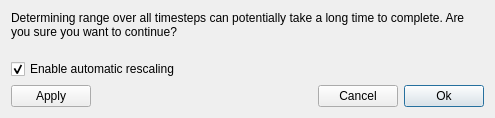
<?xml version="1.0" encoding="UTF-8"?>
<!-- SPDX-FileCopyrightText: Copyright (c) Kitware Inc. -->
<!-- SPDX-License-Identifier: BSD-3-Clause -->
<ui version="4.0">
 <class>RescaleScalarRangeToDataOverTimeDialog</class>
 <widget class="QDialog" name="RescaleScalarRangeToDataOverTimeDialog">
  <property name="geometry">
   <rect>
    <x>0</x>
    <y>0</y>
    <width>495</width>
    <height>118</height>
   </rect>
  </property>
  <property name="windowTitle">
   <string>Rescale range over time</string>
  </property>
  <layout class="QVBoxLayout" name="verticalLayout" stretch="1,0,0">
   <item>
    <widget class="QLabel" name="descriptionText">
     <property name="toolTip">
      <string/>
     </property>
     <property name="text">
      <string>&lt;html&gt;&lt;head/&gt;&lt;body&gt;&lt;p&gt;Determining range over all timesteps can potentially take a long time to complete. Are you sure you want to continue?&lt;/p&gt;&lt;/body&gt;&lt;/html&gt;</string>
     </property>
     <property name="alignment">
      <set>Qt::AlignLeading|Qt::AlignLeft|Qt::AlignTop</set>
     </property>
     <property name="wordWrap">
      <bool>true</bool>
     </property>
    </widget>
   </item>
   <item>
    <widget class="QCheckBox" name="AutomaticRescaling">
     <property name="toolTip">
      <string>If off lock the color map to avoid automatic rescaling</string>
     </property>
     <property name="text">
      <string>Enable automatic rescaling</string>
     </property>
     <property name="checked">
      <bool>true</bool>
     </property>
    </widget>
   </item>
   <item>
    <layout class="QHBoxLayout">
     <property name="spacing">
      <number>6</number>
     </property>
     <property name="leftMargin">
      <number>0</number>
     </property>
     <property name="topMargin">
      <number>0</number>
     </property>
     <property name="rightMargin">
      <number>0</number>
     </property>
     <property name="bottomMargin">
      <number>0</number>
     </property>
     <item>
      <widget class="QPushButton" name="ApplyButton">
       <property name="toolTip">
        <string>Apply rescale</string>
       </property>
       <property name="text">
        <string>Apply</string>
       </property>
      </widget>
     </item>
     <item>
      <spacer>
       <property name="orientation">
        <enum>Qt::Horizontal</enum>
       </property>
       <property name="sizeHint" stdset="0">
        <size>
         <width>0</width>
         <height>20</height>
        </size>
       </property>
      </spacer>
     </item>
     <item>
      <widget class="QPushButton" name="CancelButton">
       <property name="toolTip">
        <string>Close without rescaling</string>
       </property>
       <property name="text">
        <string>Cancel</string>
       </property>
      </widget>
     </item>
     <item>
      <widget class="QPushButton" name="RescaleButton">
       <property name="toolTip">
        <string>Rescale and update automatic rescaling if changed.</string>
       </property>
       <property name="text">
        <string>Ok</string>
       </property>
       <property name="default">
        <bool>true</bool>
       </property>
      </widget>
     </item>
    </layout>
   </item>
  </layout>
 </widget>
 <resources/>
 <connections/>
</ui>
